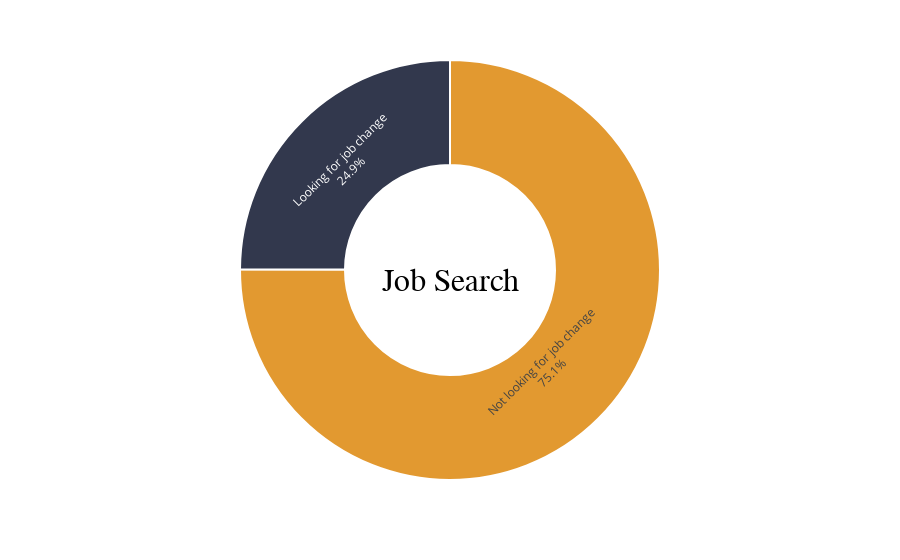

Source (notebook cell):
### Markdown cell above
## **Exploratory Data Analysis**

### Code cell
target = df.groupby('target').agg({'target': 'count'}).rename(columns={'target': 'count'}).reset_index()

fig = px.pie(target, values='count', names='target')
fig.update_traces(
    textposition = 'inside',
    textinfo = 'percent + label',
    hole = 0.5,
    marker = dict(colors = ['#32384D', '#E29930'], line = dict(color = 'white', width = 2))
)

fig.update_layout(
    title_text = 'Job Search',
    title_x = 0.5,
    title_y = 0.5,
    title_font_size = 32,
    title_font_family = 'Calibri Black',
    title_font_color = 'black',
    showlegend = False
)

fig.show()

### Figure 1 — Plotly figure (JSON) as saved in the notebook; plotly's stock layout.template omitted (floating-point values rounded to 4 significant figures)
{"data": [{"domain": {"x": [0, 1], "y": [0, 1]}, "hole": 0.5, "hovertemplate": "target=%{label}<br>count=%{value}<extra></extra>", "labels": ["Looking for job change", "Not looking for job change"], "legendgroup": "", "marker": {"colors": ["#32384D", "#E29930"], "line": {"color": "white", "width": 2}}, "name": "", "showlegend": true, "textinfo": "percent+label", "textposition": "inside", "type": "pie", "values": [4777, 14381]}], "layout": {"legend": {"tracegroupgap": 0}, "margin": {"t": 60}, "showlegend": false, "title": {"font": {"color": "black", "family": "Calibri Black", "size": 32}, "text": "Job Search", "x": 0.5, "y": 0.5}}}
